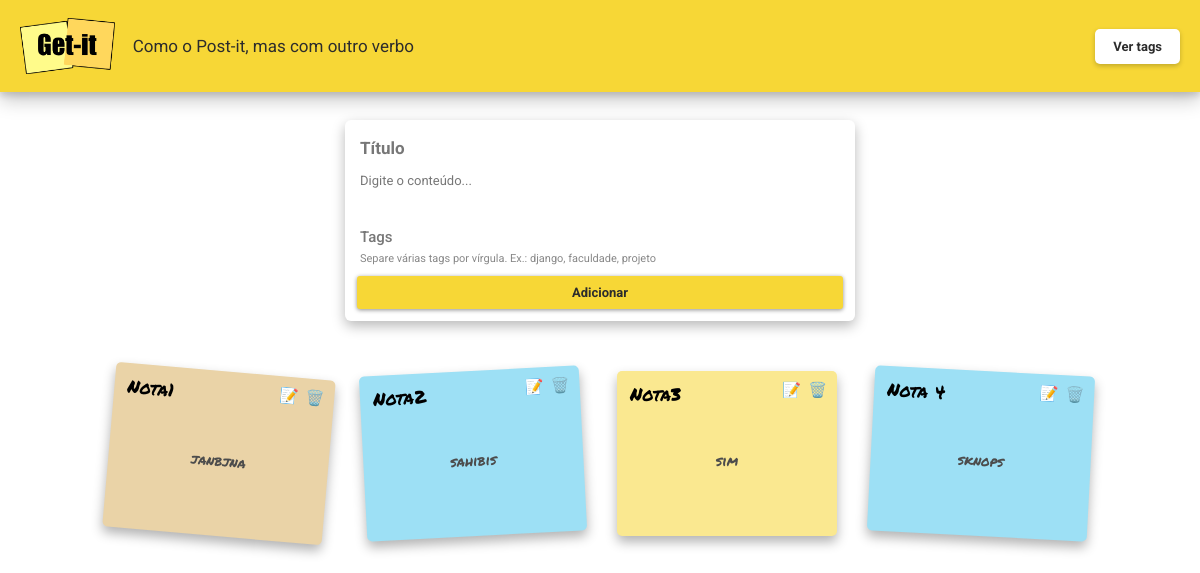
/, run on an earlier commit of the app's database.
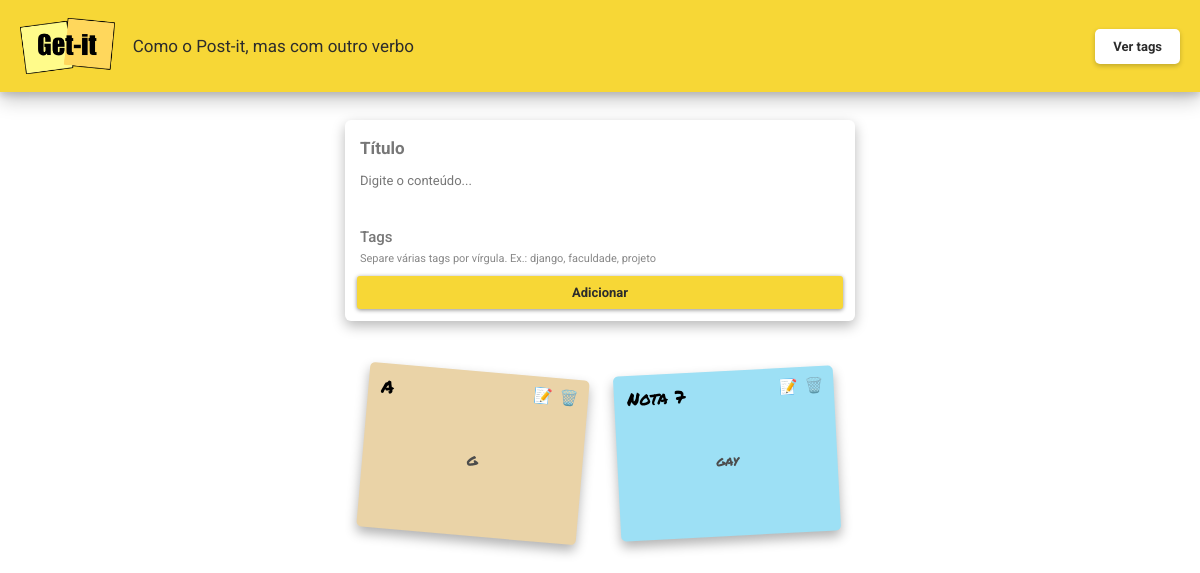
And on a later commit of the database.
### notes/models.py (models this page shows, shortened)
class Note(models.Model):
    title = models.CharField(max_length=200)
    content = models.TextField()
    tags = models.ManyToManyField(
        Tag,
        blank=True,
        related_name='notes'
    )

### notes/views.py (the view, shortened to what this page needs)
# urls.py: path('', views.index, name='index'),
def index(request):
    all_notes = Note.objects.all()
    return render(
        request,
        'notes/index.html',
        {'notes': all_notes}
    )

### notes/templates/notes/index.html (shortened to what this page needs)
{% extends "notes/base.html" %}
{% load static %}
{% block content %}
<header class="appbar">
  <img
    class="logo"
    src="{% static 'notes/img/logo-getit.png' %}"
    alt="Get-it"
  />
  <p class="subtitle">
    Como o Post-it, mas com outro verbo
  </p>
  <a
    class="btn-ver-tags"
    href="{% url 'tags' %}"
  >
    Ver tags
  </a>
</header>
<main class="main-content">
  <form
    class="form-card"
    method="post"
  >
    <input
      class="form-card-title"
      id="titulo"
      type="text"
      name="titulo"
      placeholder="Título"
      value="{{ title|default:'' }}"
    />
    <textarea
      class="autoresize"
      id="detalhes"
      name="detalhes"
      placeholder="Digite o conteúdo..."
    >{{ content|default:'' }}</textarea>
    <div class="tag-input-group">
      <input
        class="form-card-tag"
        id="tags"
        type="text"
        name="tags"
        placeholder="Tags"
        value="{{ tags_text|default:'' }}"
        aria-describedby="tags-help"
      />
      <p
        class="tag-input-help"
        id="tags-help"
      >
        Separe várias tags por vírgula. Ex.: django, faculdade, projeto
      </p>
    </div>
    <button
      class="btn"
      type="submit"
    >
      Adicionar
    </button>
  </form>
  <div class="card-container">
    {% for note in notes %}
      <article class="card">
        <p class="card-title">
          {{ note.title }}
        </p>
        <div class="card-content">
          {{ note.content }}
        </div>
        <div class="card-tags">
        </div>
        <a
          class="update-button"
          href="{% url 'update' note.id %}"
          title="Editar"
        >
          📝
        </a>
        <a
          class="delete-button"
          href="{% url 'delete' note.id %}"
          title="Excluir"
        >
          🗑️
        </a>
      </article>
    {% empty %}
      <p class="empty-message">
        Nenhuma anotação criada ainda.
      </p>
    {% endfor %}
  </div>
</main>
{% endblock %}

What changed in the data, as far as the page shows it:
removed Note: title "Nota1", content "janbjna"
removed Note: title "Nota3", content "sim"
changed Note (number 1 of 2 on the later page): title "Nota2" → "A"; content "sahibis" → "G"
changed Note: title "Nota 4" → "Nota 7"; content "sknops" → "gay"
